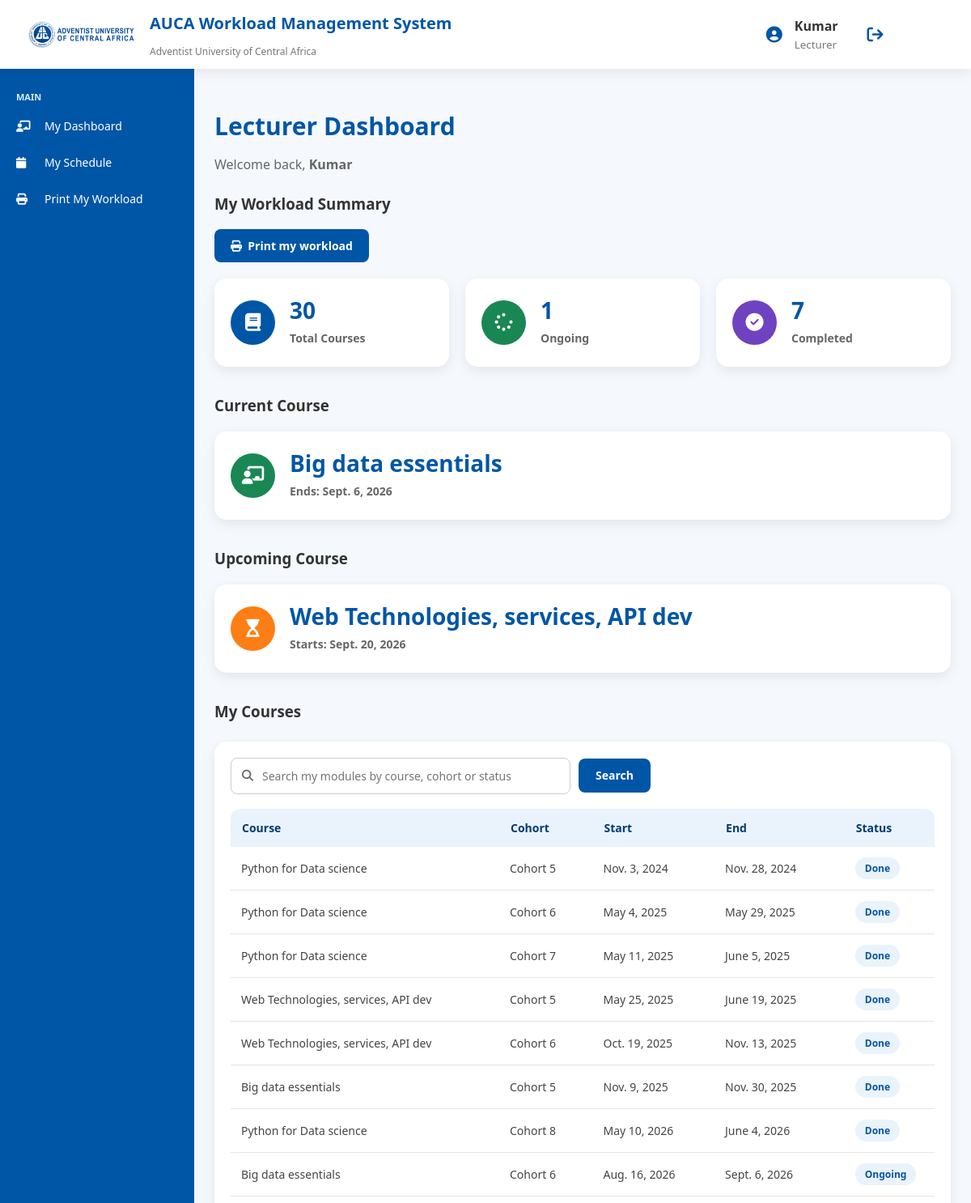
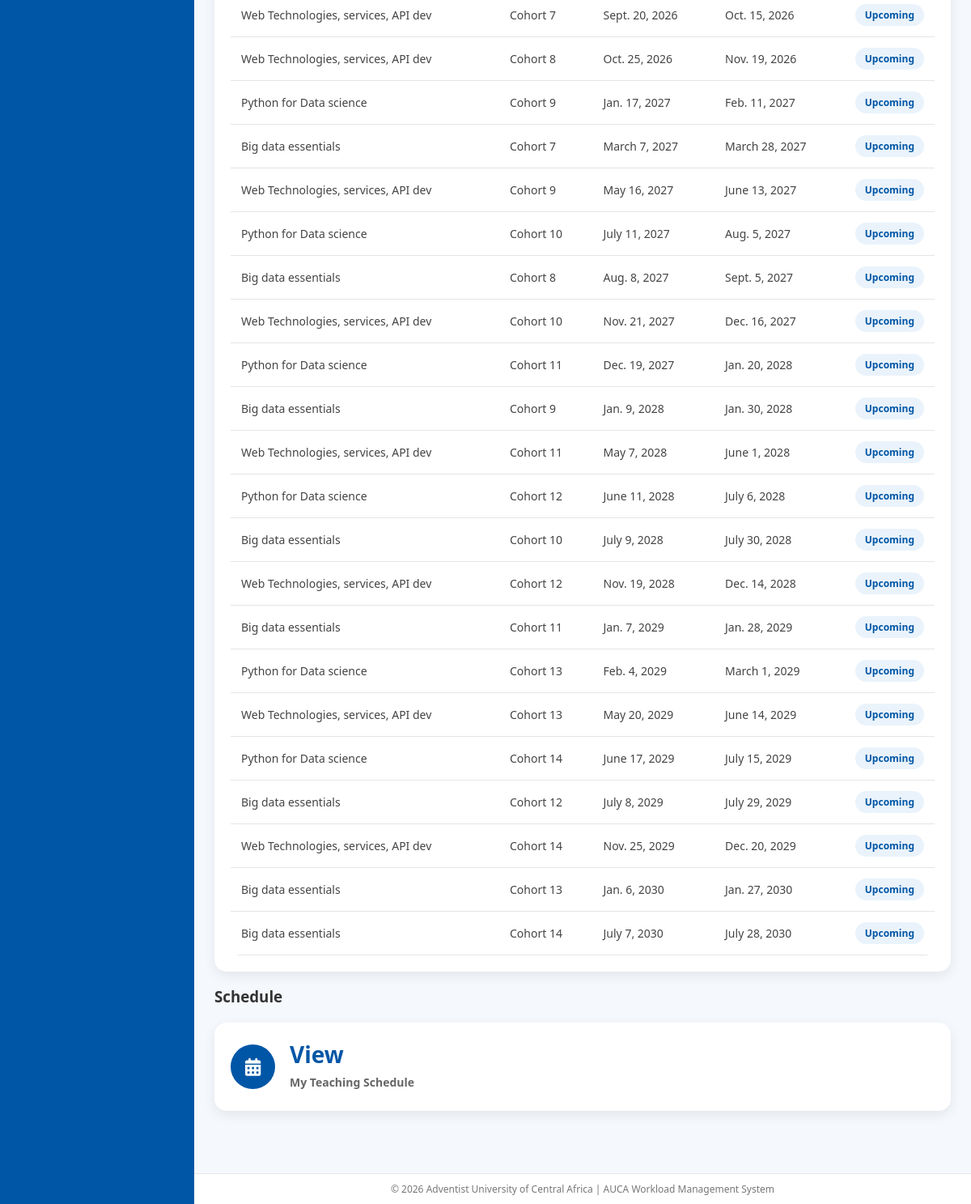
The page /workload/lecturer-dashboard/ (signed in) on the database its author committed (2 pictures, top to bottom).
### accounts/models.py (models this page shows, shortened)
class User(AbstractUser):
    ROLE_CHOICES = [
        ('admin', 'Admin'),
        ('lecturer', 'Lecturer'),
        ('representative', 'Class Representative'),
    ]
    role = models.CharField(
        max_length=20,
        choices=ROLE_CHOICES,
        default='lecturer'
    )

### workload/models.py (models this page shows, shortened)
class Workload(models.Model):
    STATUS_CHOICES = [
        ("Upcoming", "Upcoming"),
        ("Ongoing", "Ongoing"),
        ("Pending", "Pending"),
        ("Done", "Done"),
    ]
    cohort = models.ForeignKey(
        Cohort,
        on_delete=models.CASCADE,
        related_name="workloads"
    )
    academic_period = models.ForeignKey(
        AcademicPeriod,
        on_delete=models.CASCADE,
        related_name="workloads"
    )
    lecturer = models.ForeignKey(
        Lecturer,
        on_delete=models.CASCADE,
        related_name="workloads"
    )
    co_lecturers = models.ManyToManyField(
        Lecturer,
        blank=True,
        related_name="co_workloads"
    )
    course = models.ForeignKey(
        Course,
        on_delete=models.CASCADE,
        related_name="workloads"
    )
    start_date = models.DateField()
    end_date = models.DateField(
        blank=True,
        null=True
    )
    hours = models.IntegerField(
        blank=True,
        null=True,
        editable=False,
        help_text="Notional teaching hours (credits x 15)."
    )
    course_days = models.CharField(
        max_length=100,
        help_text="Example: Monday,Thursday"
    )
    duration_weeks = models.PositiveIntegerField(
        blank=True,
        null=True,
        help_text=(
            "Leave blank to use the standard block length for "
            "the course's credit value."
        )
    )
    generated_schedule = models.JSONField(
        blank=True,
        null=True,
        editable=False
    )
    status = models.CharField(
        max_length=20,
        choices=STATUS_CHOICES,
        blank=True,
        editable=False
    )
    objects = WorkloadQuerySet.as_manager()
    class Meta:
        ordering = ["-id"]
        verbose_name = "Teaching Workload"
        verbose_name_plural = "Teaching Workloads"
    def compute_status(self, today=None):
        today = today or timezone.localdate()
        if not self.start_date:
            return "Pending"
        if not self.generated_schedule:
            return "Pending"
        if self.start_date > today:
            return "Upcoming"
        if self.end_date and today > self.end_date:
            return "Done"
        return "Ongoing"

### academics/models.py (models this page shows, shortened)
class Course(models.Model):
    program = models.ForeignKey(
        Program,
        on_delete=models.CASCADE,
        related_name="courses",
        null=True,
        blank=True
    )
    code = models.CharField(
        max_length=20,
        unique=True
    )
    name = models.CharField(
        max_length=200
    )
    credits = models.IntegerField()
    level = models.CharField(
        max_length=20
    )
    class Meta:
        ordering = [
            "code"
        ]

class Cohort(models.Model):
    program = models.ForeignKey(
        Program,
        on_delete=models.CASCADE,
        related_name="cohorts"
    )
    representative = models.OneToOneField(
        settings.AUTH_USER_MODEL,
        on_delete=models.SET_NULL,
        null=True,
        blank=True,
        limit_choices_to={
            "role": "representative"
        },
        related_name="representing_cohort"
    )
    name = models.CharField(
        max_length=100
    )
    intake_year = models.IntegerField()
    class Meta:
        ordering = [
            "name"
        ]
        unique_together = [
            ("program", "name")
        ]

### workload/views.py (the view)
@login_required
@lecturer_required
def lecturer_dashboard(request):
    lecturer = resolve_lecturer(request.user)
    if lecturer:
        workloads = workloads_for_lecturer(
            lecturer
        ).select_related(
            *BASE_RELATED
        ).order_by("start_date")
        workloads.refresh_statuses()
    else:
        workloads = Workload.objects.none()
    today = timezone.localdate()
    search_ctx = search_context(
        request,
        placeholder="Search my modules by course, cohort or status"
    )
    visible = search(
        workloads,
        search_ctx["search_query"],
        OWN_WORKLOAD_SEARCH_FIELDS
    )
    context = {
        "lecturer": lecturer,
        "workloads": visible,
        "result_count": visible.count(),
        "total_workloads": workloads.count(),
        "completed": workloads.filter(status="Done").count(),
        "ongoing": workloads.filter(status="Ongoing").count(),
        "upcoming": workloads.filter(status="Upcoming").count(),
        "pending": workloads.filter(status="Pending").count(),
        "total_hours": sum(
            w.hours or 0 for w in workloads
        ),
        "current_course": workloads.filter(
            start_date__lte=today,
            end_date__gte=today
        ).first(),
        "next_course": workloads.filter(
            start_date__gt=today
        ).first(),
    }
    context.update(search_ctx)
    context["total_count"] = context["total_workloads"]
    if lecturer is None:
        messages.warning(
            request,
            "Your account is not linked to a lecturer record yet. "
            "Ask an administrator to link it so your workload appears."
        )
    return render(
        request,
        "workload/lecturer_dashboard.html",
        context
    )

### common/search.py (called while the page is built, shortened)
def get_query(request, param="q"):
    return (request.GET.get(param) or "").strip()

def search(queryset, query, fields):
    if not query or not fields:
        return queryset

def search_context(request, param="q", placeholder="Search..."):
    query = get_query(request, param)
    return {
        "search_query": query,
        "search_param": param,
        "search_placeholder": placeholder,
        "is_searching": bool(query),
    }

### workload/models.py (called while the page is built)
    def refresh_statuses(self):
        today = timezone.localdate()
        changed = []
        for workload in self:
            new_status = workload.compute_status(today)
            if workload.status != new_status:
                workload.status = new_status
                changed.append(workload)
        if changed:
            Workload.objects.bulk_update(
                changed,
                ["status"]
            )
        return len(changed)

### workload/selectors.py (called while the page is built)
def resolve_lecturer(user):
    return Lecturer.objects.filter(
        user=user
    ).first()

def workloads_for_lecturer(lecturer, queryset=None):
    from .models import Workload
    if lecturer is None:
        return (queryset if queryset is not None else Workload.objects).none()
    base = queryset if queryset is not None else Workload.objects.all()
    return base.filter(
        Q(lecturer=lecturer) | Q(co_lecturers=lecturer)
    ).distinct()

### templates/workload/lecturer_dashboard.html (shortened to what this page needs)
{% extends "base.html" %}
{% block content %}
<div class="dashboard-wrapper">
    <h2 class="page-title">
        Lecturer Dashboard
    </h2>
    <p class="welcome">
        Welcome back,
        <strong>
            {{ user.username }}
        </strong>
    </p>
    <h3 class="section-title">
        My Workload Summary
    </h3>
    <div style="margin:0 0 20px;">
        <a href="{% url 'workload:lecturer_workload_print' %}"
           style="display:inline-block;padding:11px 20px;background:#0056A6;color:#fff;
                  border-radius:8px;font-weight:600;text-decoration:none;font-size:14px;">
            <i class="fa-solid fa-print"></i>&nbsp; Print my workload
        </a>
    </div>
    <div class="dashboard-cards">
        <div class="stat-card">
            <div class="icon blue">
                <i class="fa-solid fa-book"></i>
            </div>
            <div>
                <h3>
                    {{ total_workloads }}
                </h3>
                <p>
                    Total Courses
                </p>
            </div>
        </div>
        <div class="stat-card">
            <div class="icon green">
                <i class="fa-solid fa-spinner"></i>
            </div>
            <div>
                <h3>
                    {{ ongoing }}
                </h3>
                <p>
                    Ongoing
                </p>
            </div>
        </div>
        <div class="stat-card">
            <div class="icon purple">
                <i class="fa-solid fa-check-circle"></i>
            </div>
            <div>
                <h3>
                    {{ completed }}
                </h3>
                <p>
                    Completed
                </p>
            </div>
        </div>
    </div>
    <h3 class="section-title">
        Current Course
    </h3>
    <div class="dashboard-cards">
        <div class="stat-card">
            <div class="icon green">
                <i class="fa-solid fa-chalkboard-user"></i>
            </div>
            <div>
                {% if current_course %}
                    <h3>
                        {{ current_course.course.name }}
                    </h3>
                    <p>
                        Ends:
                        {{ current_course.end_date }}
                    </p>
                {% else %}
                    <p>
                        No active course
                    </p>
                {% endif %}
            </div>
        </div>
    </div>
    <h3 class="section-title">
        Upcoming Course
    </h3>
    <div class="dashboard-cards">
        <div class="stat-card">
            <div class="icon orange">
                <i class="fa-solid fa-hourglass-start"></i>
            </div>
            <div>
                {% if next_course %}
                    <h3>
                        {{ next_course.course.name }}
                    </h3>
                    <p>
                        Starts:
                        {{ next_course.start_date }}
                    </p>
                {% else %}
                    <p>
                        No upcoming course
                    </p>
                {% endif %}
            </div>
        </div>
    </div>
    <h3 class="section-title">
        My Courses
    </h3>
    <div class="activity-card">
        {% include "partials/search_box.html" %}
<div class="table-scroll">
<table class="modern-table">
            <thead>
                <tr>
                    <th>
                        Course
                    </th>
                    <th>
                        Cohort
                    </th>
                    <th>
                        Start
                    </th>
                    <th>
                        End
                    </th>
                    <th>
                        Status
                    </th>
                </tr>
            </thead>
            <tbody>
                {% for w in workloads %}
                <tr>
                    <td>
                        {{ w.course.name }}
                    </td>
                    <td>
                        {{ w.cohort.name }}
                    </td>
                    <td>
                        {{ w.start_date }}
                    </td>
                    <td>
                        {{ w.end_date }}
                    </td>
                    <td>
                        <span class="badge">
                            {{ w.status }}
                        </span>
                    </td>
                </tr>
                {% endfor %}
            </tbody>
        </table>
</div>
    </div>
    <h3 class="section-title">
        Schedule
    </h3>
    <div class="dashboard-cards">
        <a href="{% url 'workload:calendar' %}"
           class="stat-card no-link-style">
            <div class="icon blue">
                <i class="fa-solid fa-calendar-days"></i>
            </div>
            <div>
                <h3>
                    View
                </h3>
                <p>
                    My Teaching Schedule
                </p>
            </div>
        </a>
    </div>
</div>
{% endblock %}

### templates/base.html (shortened to what this page needs)
{% load static %}
<!DOCTYPE html>
<html lang="en">
<head>
<link rel="stylesheet"
href="https://cdnjs.cloudflare.com/ajax/libs/font-awesome/6.5.0/css/all.min.css">
<link rel="stylesheet"
href="{% static 'css/style.css' %}">
</head>
<body>
<header class="top-header">
<div class="brand">
<img src="{% static 'images/AUCA Logo.png' %}" alt="AUCA Logo">
<div class="system-title">
<h1>AUCA Workload Management System</h1>
<p>Adventist University of Central Africa</p>
</div>
</div>
<div class="user-area">
<i class="fa-solid fa-circle-user"></i>
<div>
<strong>
{% if user.is_authenticated %}
{{ user.username }}
{% else %}
Guest
{% endif %}
</strong>
<br>
<small>
{% if user.is_authenticated %}
{{ user.role|title }}
{% else %}
System User
{% endif %}
</small>
</div>
{% if user.is_authenticated %}
<a href="{% url 'accounts:logout' %}" class="logout-btn">
<i class="fa fa-sign-out"></i>
</a>
{% endif %}
</div>
</header>
<aside class="sidebar">
<div class="menu-title">MAIN</div>
{% if user.is_superuser or user.role == "admin" %}
<a href="{% url 'admin_dashboard' %}">
<i class="fa fa-dashboard"></i>
Dashboard
</a>
<a href="{% url 'admin:index' %}">
<i class="fa fa-user-shield"></i>
Admin Panel
</a>
<div class="menu-title">ACADEMIC MANAGEMENT</div>
<a href="{% url 'academics:faculty_list' %}">
<i class="fa fa-building"></i>
Faculties
</a>
<a href="{% url 'academics:program_list' %}">
<i class="fa fa-graduation-cap"></i>
Programs
</a>
<a href="{% url 'academics:cohort_list' %}">
<i class="fa fa-users"></i>
Cohorts
</a>
<a href="{% url 'academics:course_list' %}">
<i class="fa fa-book"></i>
Courses
</a>
<a href="{% url 'academics:academic_period_list' %}">
<i class="fa fa-calendar"></i>
Academic Periods
</a>
<a href="{% url 'academics:holiday_list' %}">
<i class="fa fa-calendar-xmark"></i>
Holidays
</a>
<div class="menu-title">PEOPLE</div>
<a href="{% url 'academics:lecturer_list' %}">
<i class="fa fa-chalkboard-user"></i>
Lecturers
</a>
<div class="menu-title">USER MANAGEMENT</div>
<a href="{% url 'accounts:user_list' %}">
<i class="fa fa-users-cog"></i>
Users
</a>
<a href="{% url 'accounts:create_user' %}">
<i class="fa fa-user-plus"></i>
Create User
</a>
<div class="menu-title">WORKLOAD MANAGEMENT</div>
<a href="{% url 'workload:assignment' %}">
<i class="fa fa-list-check"></i>
Workload Assignment
</a>
<a href="{% url 'workload:master_calendar' %}">
<i class="fa fa-calendar"></i>
Course Schedule
</a>
<a href="{% url 'reports' %}">
<i class="fa fa-chart-pie"></i>
Dashboard Reports
</a>
<a href="{% url 'reports:workload_report' %}">
<i class="fa fa-file-lines"></i>
Workload Report
</a>
{% elif user.role == "lecturer" %}
<a href="{% url 'workload:lecturer_dashboard' %}">
<i class="fa fa-chalkboard-user"></i>
My Dashboard
</a>
<a href="{% url 'workload:lecturer_calendar' %}">
<i class="fa fa-calendar"></i>
My Schedule
</a>
<a href="{% url 'workload:lecturer_workload_print' %}">
<i class="fa fa-print"></i>
Print My Workload
</a>
{% endif %}
</aside>
<main class="content">
{% block content %}
{% endblock %}
</main>
<footer class="footer">
    © <span id="current-year"></span> Adventist University of Central Africa |
    AUCA Workload Management System
</footer>
</body>
</html>

### rows shown on the page
User: username "Kumar", role "Lecturer"
Workload: course.name "Big data essentials", end_date "Sept. 6, 2026", cohort.name "Cohort 6", start_date "Aug. 16, 2026", status "Ongoing"
Workload: course.name "Web Technologies, services, API dev", start_date "Sept. 20, 2026", cohort.name "Cohort 7", end_date "Oct. 15, 2026", status "Upcoming"
Workload: course.name "Python for Data science", cohort.name "Cohort 5", start_date "Nov. 3, 2024", end_date "Nov. 28, 2024", status "Done"
Workload: course.name "Python for Data science", cohort.name "Cohort 6", start_date "May 4, 2025", end_date "May 29, 2025", status "Done"
Workload: course.name "Python for Data science", cohort.name "Cohort 7", start_date "May 11, 2025", end_date "June 5, 2025", status "Done"
Workload: course.name "Web Technologies, services, API dev", cohort.name "Cohort 5", start_date "May 25, 2025", end_date "June 19, 2025", status "Done"
Workload: course.name "Web Technologies, services, API dev", cohort.name "Cohort 6", start_date "Oct. 19, 2025", end_date "Nov. 13, 2025", status "Done"
Workload: course.name "Big data essentials", cohort.name "Cohort 5", start_date "Nov. 9, 2025", end_date "Nov. 30, 2025", status "Done"
Workload: course.name "Python for Data science", cohort.name "Cohort 8", start_date "May 10, 2026", end_date "June 4, 2026", status "Done"
Workload: course.name "Web Technologies, services, API dev", cohort.name "Cohort 8", start_date "Oct. 25, 2026", end_date "Nov. 19, 2026", status "Upcoming"
Workload: course.name "Python for Data science", cohort.name "Cohort 9", start_date "Jan. 17, 2027", end_date "Feb. 11, 2027", status "Upcoming"
Workload: course.name "Big data essentials", cohort.name "Cohort 7", start_date "March 7, 2027", end_date "March 28, 2027", status "Upcoming"
Workload: course.name "Web Technologies, services, API dev", cohort.name "Cohort 9", start_date "May 16, 2027", end_date "June 13, 2027", status "Upcoming"
Workload: course.name "Python for Data science", cohort.name "Cohort 10", start_date "July 11, 2027", end_date "Aug. 5, 2027", status "Upcoming"
Workload: course.name "Big data essentials", cohort.name "Cohort 8", start_date "Aug. 8, 2027", end_date "Sept. 5, 2027", status "Upcoming"
Workload: course.name "Web Technologies, services, API dev", cohort.name "Cohort 10", start_date "Nov. 21, 2027", end_date "Dec. 16, 2027", status "Upcoming"
Workload: course.name "Python for Data science", cohort.name "Cohort 11", start_date "Dec. 19, 2027", end_date "Jan. 20, 2028", status "Upcoming"
Workload: course.name "Big data essentials", cohort.name "Cohort 9", start_date "Jan. 9, 2028", end_date "Jan. 30, 2028", status "Upcoming"
Workload: course.name "Web Technologies, services, API dev", cohort.name "Cohort 11", start_date "May 7, 2028", end_date "June 1, 2028", status "Upcoming"
Workload: course.name "Python for Data science", cohort.name "Cohort 12", start_date "June 11, 2028", end_date "July 6, 2028", status "Upcoming"
Workload: course.name "Big data essentials", cohort.name "Cohort 10", start_date "July 9, 2028", end_date "July 30, 2028", status "Upcoming"
Workload: course.name "Web Technologies, services, API dev", cohort.name "Cohort 12", start_date "Nov. 19, 2028", end_date "Dec. 14, 2028", status "Upcoming"
Workload: course.name "Big data essentials", cohort.name "Cohort 11", start_date "Jan. 7, 2029", end_date "Jan. 28, 2029", status "Upcoming"
Workload: course.name "Python for Data science", cohort.name "Cohort 13", start_date "Feb. 4, 2029", end_date "March 1, 2029", status "Upcoming"
Workload: course.name "Web Technologies, services, API dev", cohort.name "Cohort 13", start_date "May 20, 2029", end_date "June 14, 2029", status "Upcoming"
Workload: course.name "Python for Data science", cohort.name "Cohort 14", start_date "June 17, 2029", end_date "July 15, 2029", status "Upcoming"
Workload: course.name "Big data essentials", cohort.name "Cohort 12", start_date "July 8, 2029", end_date "July 29, 2029", status "Upcoming"
Workload: course.name "Web Technologies, services, API dev", cohort.name "Cohort 14", start_date "Nov. 25, 2029", end_date "Dec. 20, 2029", status "Upcoming"
Workload: course.name "Big data essentials", cohort.name "Cohort 13", start_date "Jan. 6, 2030", end_date "Jan. 27, 2030", status "Upcoming"
Workload: course.name "Big data essentials", cohort.name "Cohort 14", start_date "July 7, 2030", end_date "July 28, 2030", status "Upcoming"

### other values the page prints
{{ total_workloads }} "30"
{{ ongoing }} "1"
{{ completed }} "7"
